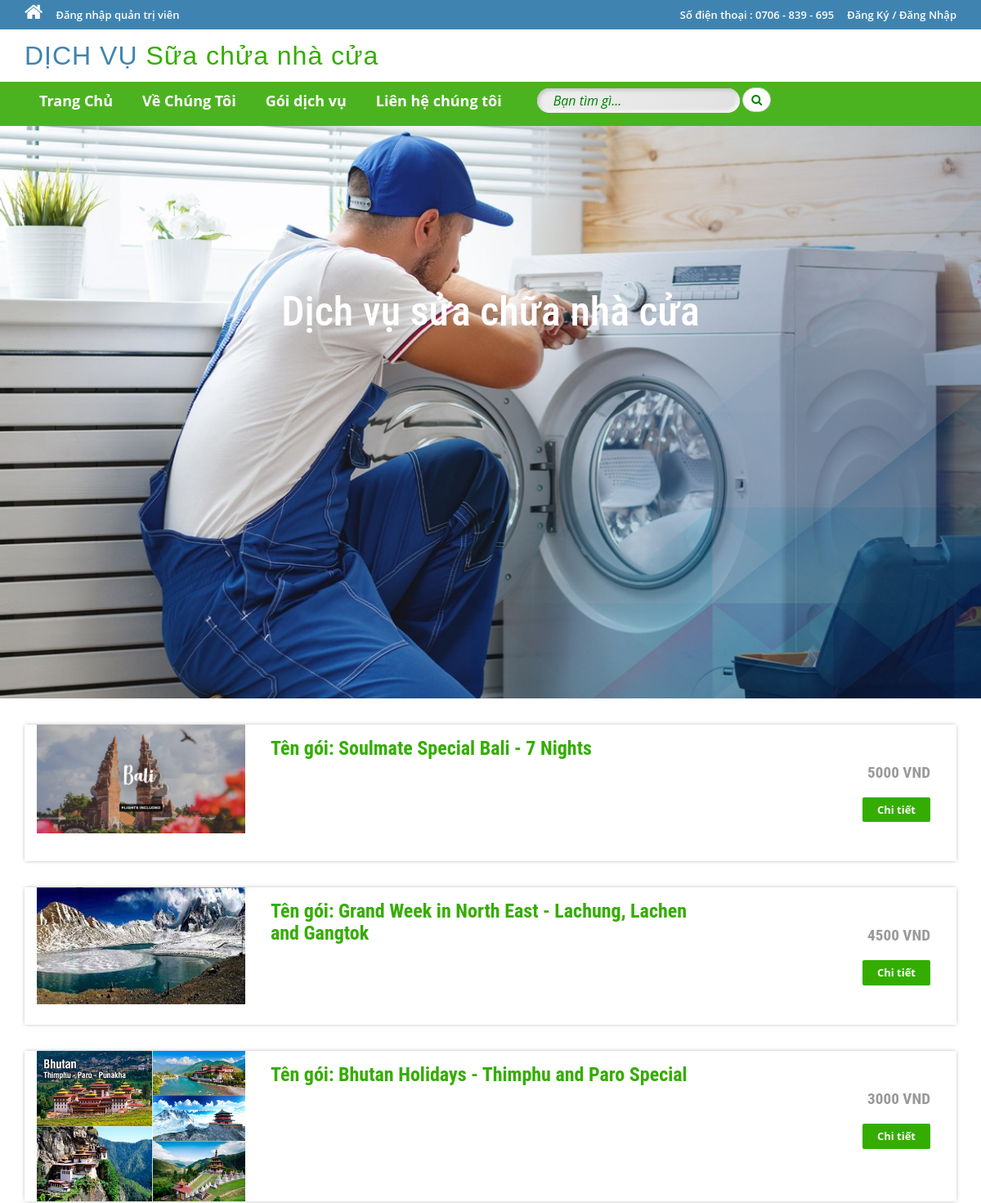
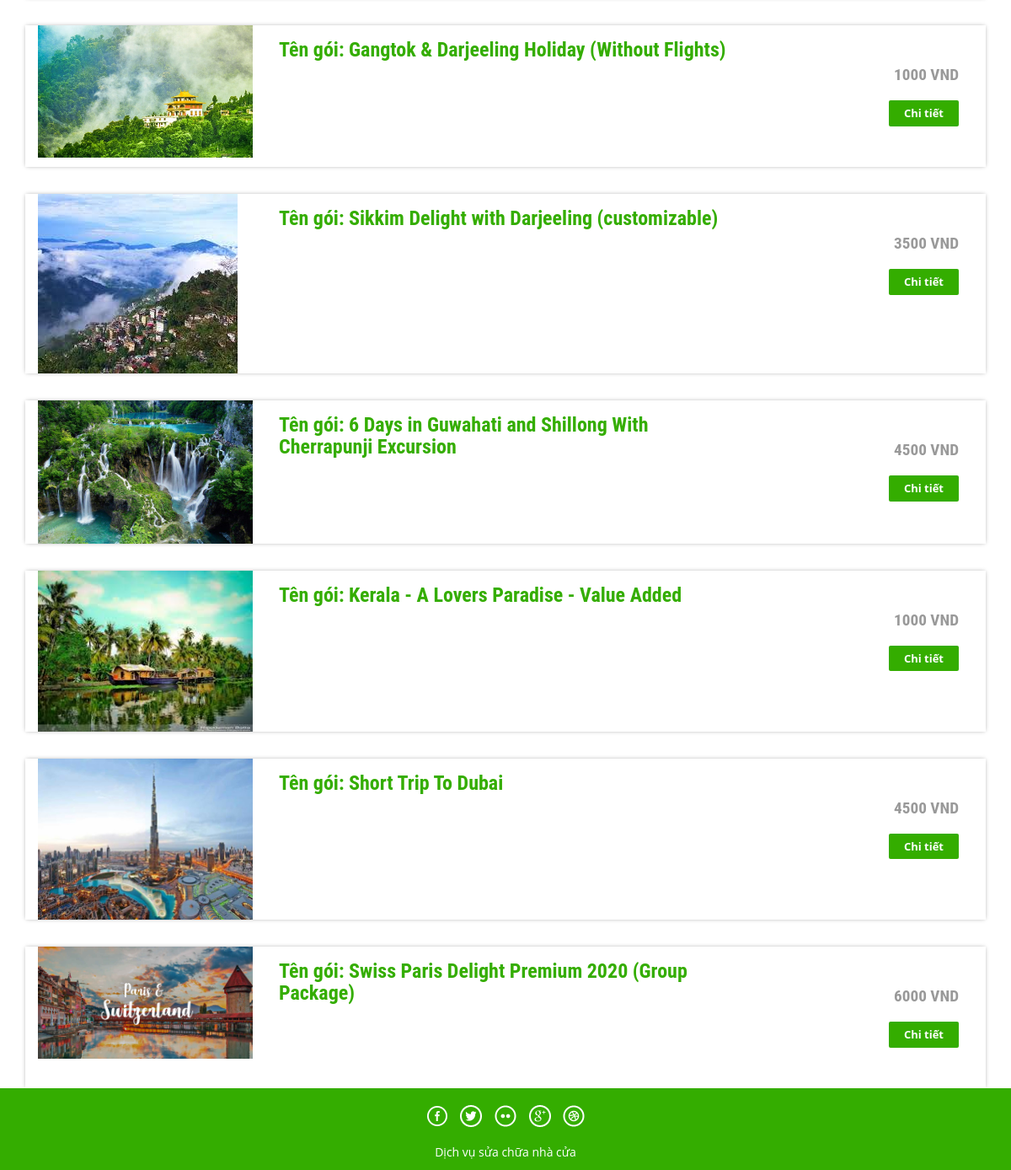
The page / on the database its author committed (2 pictures, top to bottom).
### tables this page shows
CREATE TABLE `tbltourpackages` (
  `PackageId` int(11) NOT NULL,
  `PackageName` varchar(200) DEFAULT NULL,
  `PackageType` varchar(150) DEFAULT NULL,
  `PackageLocation` varchar(100) DEFAULT NULL,
  `PackagePrice` int(11) DEFAULT NULL,
  `PackageFetures` varchar(255) DEFAULT NULL,
  `PackageDetails` mediumtext DEFAULT NULL,
  `PackageImage` varchar(100) DEFAULT NULL,
  `Creationdate` timestamp NULL DEFAULT current_timestamp(),
  `UpdationDate` timestamp NULL DEFAULT NULL ON UPDATE current_timestamp()
);

### index.php (the view, shortened to what this page needs)
<?php
include('includes/config.php');
?>
<!DOCTYPE HTML>
<html>
<head>
    <link href="css/bootstrap.css" rel='stylesheet' type='text/css' />
    <link href="css/style.css" rel='stylesheet' type='text/css' />
    <link href="css/font-awesome.css" rel="stylesheet">
    <link href="css/animate.css" rel="stylesheet" type="text/css" media="all">
</head>
<body>
<?php include('includes/header.php'); ?>
<div class="banner">
    <div class="container">
        <h1 class="wow zoomIn animated" data-wow-delay=".5s" style="visibility: visible; animation-delay: 0.5s; animation-name: zoomIn;">
            Dịch vụ sửa chữa nhà cửa
        </h1>
    </div>
</div>
<div class="container">
    <div class="search-results">
        <?php
        $searchKeyword = isset($_GET['query']) ? trim($_GET['query']) : '';
        if (!empty($searchKeyword)) {
            $sql = "SELECT * FROM tbltourpackages WHERE PackageName LIKE :keyword ORDER BY rand()";
            $query = $dbh->prepare($sql);
            $query->bindValue(':keyword', '%' . $searchKeyword . '%', PDO::PARAM_STR);
            $query->execute();
            $results = $query->fetchAll(PDO::FETCH_OBJ);
        } else {
            $sql = "SELECT * FROM tbltourpackages ORDER BY rand()";
            $query = $dbh->prepare($sql);
            $query->execute();
            $results = $query->fetchAll(PDO::FETCH_OBJ);
        }
        if ($query->rowCount() > 0) {
            foreach ($results as $result) { ?>
                <div class="rom-btm">
                    <div class="col-md-3 room-left wow fadeInLeft animated" data-wow-delay=".5s">
                        <img src="admin/pacakgeimages/<?php echo htmlentities($result->PackageImage); ?>" class="img-responsive" alt="">
                    </div>
                    <div class="col-md-6 room-midle wow fadeInUp animated" data-wow-delay=".5s">
                        <h4>Tên gói: <?php echo htmlentities($result->PackageName); ?></h4>
                    </div>
                    <div class="col-md-3 room-right wow fadeInRight animated" data-wow-delay=".5s">
                        <h5><?php echo htmlentities($result->PackagePrice); ?> VND</h5>
                        <a href="package-details.php?pkgid=<?php echo htmlentities($result->PackageId); ?>" class="view">Chi tiết</a>
                    </div>
                    <div class="clearfix"></div>
                </div>
            <?php
            }
        } else {
            echo "<p>Không tìm thấy dịch vụ nào phù hợp.</p>";
        }
        ?>
    </div>
</div>
<?php include('includes/footer.php'); ?>
</body>
</html>

### includes/header.php (shortened to what this page needs)
<?php if($_SESSION['login'])
{?>
<div class="top-header">
	<div class="container">
		<ul class="tp-hd-lft wow fadeInLeft animated" data-wow-delay=".5s">
			<li class="hm"><a href="index.php"><i class="fa fa-home"></i></a></li>
			<li class="prnt"><a href="profile.php">Hồ sơ của tôi</a></li>
				<li class="prnt"><a href="change-password.php">Thay đổi mật khẩu</a></li>
			<li class="prnt"><a href="tour-history.php">Lịch sử dịch vụ</a></li>
		</ul>
		<ul class="tp-hd-rgt wow fadeInRight animated" data-wow-delay=".5s">
			<li class="tol">Chào mừng :</li>
			<li class="sig"><?php echo htmlentities($_SESSION['login']);?></li>
			<li class="sigi"><a href="logout.php" >/Đăng xuất</a></li>
        </ul>
		<div class="clearfix"></div>
	</div>
</div><?php } else {?>
<div class="top-header">
	<div class="container">
		<ul class="tp-hd-lft wow fadeInLeft animated" data-wow-delay=".5s">
			<li class="hm"><a href="index.php"><i class="fa fa-home"></i></a></li>
				<li class="hm"><a href="admin/index.php">Đăng nhập quản trị viên</a></li>
		</ul>
		<ul class="tp-hd-rgt wow fadeInRight animated" data-wow-delay=".5s">
			<li class="tol">Số điện thoại : 0706 - 839 - 695</li>
			<li class="sig"><a href="#" data-toggle="modal" data-target="#myModal" >Đăng Ký</a></li>
			<li class="sigi"><a href="#" data-toggle="modal" data-target="#myModal4" >/ Đăng Nhập</a></li>
        </ul>
		<div class="clearfix"></div>
	</div>
</div>
<?php }?>
<div class="header">
	<div class="container">
		<div class="logo wow fadeInDown animated" data-wow-delay=".5s">
			<a href="index.php">DỊCH VỤ <span>Sữa chửa nhà cửa</span></a>
		</div>
		<div class="clearfix"></div>
	</div>
</div>
<div class="footer-btm wow fadeInLeft animated" data-wow-delay=".5s">
	<div class="container">
	<div class="navigation">
			<nav class="navbar navbar-default">
				<div class="collapse navbar-collapse nav-wil" id="bs-example-navbar-collapse-1">
					<nav class="cl-effect-1">
						<ul class="nav navbar-nav">
							<li><a href="index.php" style="font-weight: bold; font-size: 18px;" >Trang Chủ</a></li>
							<li><a href="page.php?type=aboutus" style="font-weight: bold; font-size: 18px;">Về Chúng Tôi</a></li>
								<li><a href="package-list.php" style="font-weight: bold; font-size: 18px;">Gói dịch vụ</a></li>
								<li><a href="page.php?type=contact" style="font-weight: bold; font-size: 18px;">Liên hệ chúng tôi</a></li>
								<li>
									<div class="search-form">
											<form method="GET" action="" role="search" class="navbar-form navbar-right">
												<div class="form-group">
													<input
													type="text"
													name="query"
													class="form-control search-input"
													placeholder="Bạn tìm gì..."
													value="<?php echo htmlentities($_GET['query']); ?>"
													>
												</div>
												<button type="submit" class="btn btn-default" style="border-radius:40px; margin-top:-10px; height:30px; padding: 0 10px;">
												<i class="fa fa-search" style="color: green;"></i>
												</button>
											</form>
										</div>
								</li>
								<div class="clearfix"></div>
						</ul>
					</nav>
				</div>
			</nav>
		</div>
	</div>
</div>

### includes/footer.php
<div class="copy-right">
	<div class="container">
		<div class="footer-social-icons wow fadeInDown animated animated" data-wow-delay=".5s" style="visibility: visible; animation-delay: 0.5s; animation-name: fadeInDown;">
			<ul>
				<li><a class="facebook" href="https://web.facebook.com/profile.php?id=100083280907957"><span>Facebook</span></a></li>
				<li><a class="twitter" href="#"><span>Twitter</span></a></li>
				<li><a class="flickr" href="#"><span>Flickr</span></a></li>
				<li><a class="googleplus" href="#"><span>Google+</span></a></li>
				<li><a class="dribbble" href="#"><span>Dribbble</span></a></li>
			</ul>
		</div>
		<p class="wow zoomIn animated animated" data-wow-delay=".5s" style="visibility: visible; animation-delay: 0.5s; animation-name: zoomIn;"> Dịch vụ sửa chữa nhà cửa </p>
	</div>
</div>

### css/style.css (style rules this page uses)
html, body { font-size: 100%; background: #fff; font-family: 'Open Sans', sans-serif; }
body a,.grid_1,plan_1,plan_1.one,plan_1.two,i.icon1, i.icon2, i.icon3, i.icon4, i.icon5, i.icon6 { transition:0.5s all; -webkit-transition:0.5s all; -moz-transition:0.5s all; -o-transition:0.5s all; -ms-transition:0.5s all; }
h1,h2,h3,h4,h5,h6 { margin:0; font-family: 'Roboto Condensed', sans-serif; }
p { margin:0; }
ul { margin:0; padding:0; }
.logo a { color: #3F84B1; letter-spacing: 1px; font-size: 2em; font-weight: 400; display: block; text-decoration: none; font-family: 'Oswald', sans-serif; }
.logo span { color:#34ad00; }
i.fa.fa-home { font-size: 24px; }
.top-header { background-color: #3F84B1; border-bottom: 0 none; height: 36px; line-height: 35px; }
ul.tp-hd-lft { float: left; }
ul.tp-hd-lft li { display: inline-block; }
li.hm,li.prnt { margin-right: 12px; }
ul.tp-hd-lft a { font-size: 13px; font-weight: 600; color:#fff; }
ul.tp-hd-rgt { float:right; }
ul.tp-hd-rgt li { display: inline-block; font-size: 13px; font-weight: 600; color:#fff; }
ul.tp-hd-rgt a { font-size: 13px; font-weight: 600; color:#fff; }
li.ned,li.wrt,li.tol { margin-right: 12px; }
.header { background-color: #fff; margin: 0; padding: 10px 0 8px; }
.logo a { display: block; }
.logo { float: left; margin-right: 60px; }
.banner { background: url(../images/Ảnh/maygiat.jpeg)no-repeat; background-size: cover; -webkit-background-size: cover; -o-background-size: cover; -ms-background-size: cover; -moz-background-size: cover; min-height: 700px; }
.banner h1 { font-size: 50px; margin-bottom: 40px; padding: 4em 0 0; text-align: center; color: #ffffff; }
.footer-btm li { display: inline-block; margin: 0 10px; font-size: 14px; color: #fff; }
.footer-btm li a { font-size: 15px; color: #fff; display: inline-block; padding: 5px 8px; }
.footer-btm { background:#4CB320; padding: 0.5em 0; text-align:center; }
.copy-right p { color:#fff; font-size:14px; line-height: 1.8em; }
.copy-right { background:#34ad00; text-align: center; padding: 0.5em 0; }
a.view { padding: 6px 18px; font-weight: 700; color: #fff; background-color: #34ad00; border: 0; font-size: 13px; border-radius: 2px; -webkit-transition: all .2s; -moz-transition: all .2s; transition: all .2s; margin-top: 20px; display: inline-block; }
.rom-btm { margin-top: 2em; box-shadow: 0px 0px 5px -1px rgba(0, 0, 0, 0.37); }
.rom-btm h4 { font-size: 1.5em; font-weight: 700; color: #34ad00; }
.room-right { text-align: right; padding: 3em 2em; }
.room-midle { padding: 1em; }
.rom-btm h5 { font-size: 1.2em; font-weight: 700; color: #999; }
.footer-social-icons ul li { display:inline-block; margin:0 0.2em; }
.footer-social-icons ul li a { width:30px; height:30px; background:url('../images/img-sprite.png') no-repeat 0px 0px; display:inline-block; position: relative; }
.footer-social-icons ul li a.facebook { background-position:0px 0px; }
.footer-social-icons ul li a.twitter { background-position:-30px 0px; }
.footer-social-icons ul li a.flickr { background-position:-60px 0px; }
.footer-social-icons ul li a.googleplus { background-position:-90px 0px; }
.footer-social-icons ul li a.dribbble { background-position:-120px 0px; }
.footer-social-icons { margin: 10px 0 10px; }
.navbar-default { background-color: #4CB320 !important; border-color: #4CB320 !important; }
.navbar { min-height: 0px !important; margin-bottom:0px !important; border-radius:0px !important; border: none !important; }
ul.nav.navbar-nav li a { font-size: 15px ; color: #fff; display: inline-block; padding: 5px 8px; }
.navbar-collapse { padding-right: 0px !important; padding-left: 0px !important; }

### includes/header.php (style rules this page uses)
.search-input { border: none; border-radius: 40px; margin-top: -10px; padding: 6px 20px; height: 30px; outline: none; font-size: 16px; color: #333; background: linear-gradient(145deg, #f0f0f0, #e0e0e0); box-shadow: inset 2px 2px 5px #bebebe, inset -2px -2px 5px #ffffff; transition: all 0.3s ease; }
.search-input::placeholder { color: green; font-style: italic; }

### rows shown on the page
tbltourpackages: PackageImage (picture), PackageName "Soulmate Special Bali - 7 Nights", PackagePrice "5000"
tbltourpackages: PackageImage (picture), PackageName "Grand Week in North East - Lachung, Lachen and Gangtok", PackagePrice "4500"
tbltourpackages: PackageImage (picture), PackageName "Bhutan Holidays - Thimphu and Paro Special", PackagePrice "3000"
tbltourpackages: PackageImage (picture), PackageName "Gangtok & Darjeeling Holiday (Without Flights)", PackagePrice "1000"
tbltourpackages: PackageImage (picture), PackageName "Sikkim Delight with Darjeeling (customizable)", PackagePrice "3500"
tbltourpackages: PackageImage (picture), PackageName "6 Days in Guwahati and Shillong With Cherrapunji Excursion", PackagePrice "4500"
tbltourpackages: PackageImage (picture), PackageName "Kerala - A Lovers Paradise - Value Added", PackagePrice "1000"
tbltourpackages: PackageImage (picture), PackageName "Short Trip To Dubai", PackagePrice "4500"
tbltourpackages: PackageImage (picture), PackageName "Swiss Paris Delight Premium 2020 (Group Package)", PackagePrice "6000"
